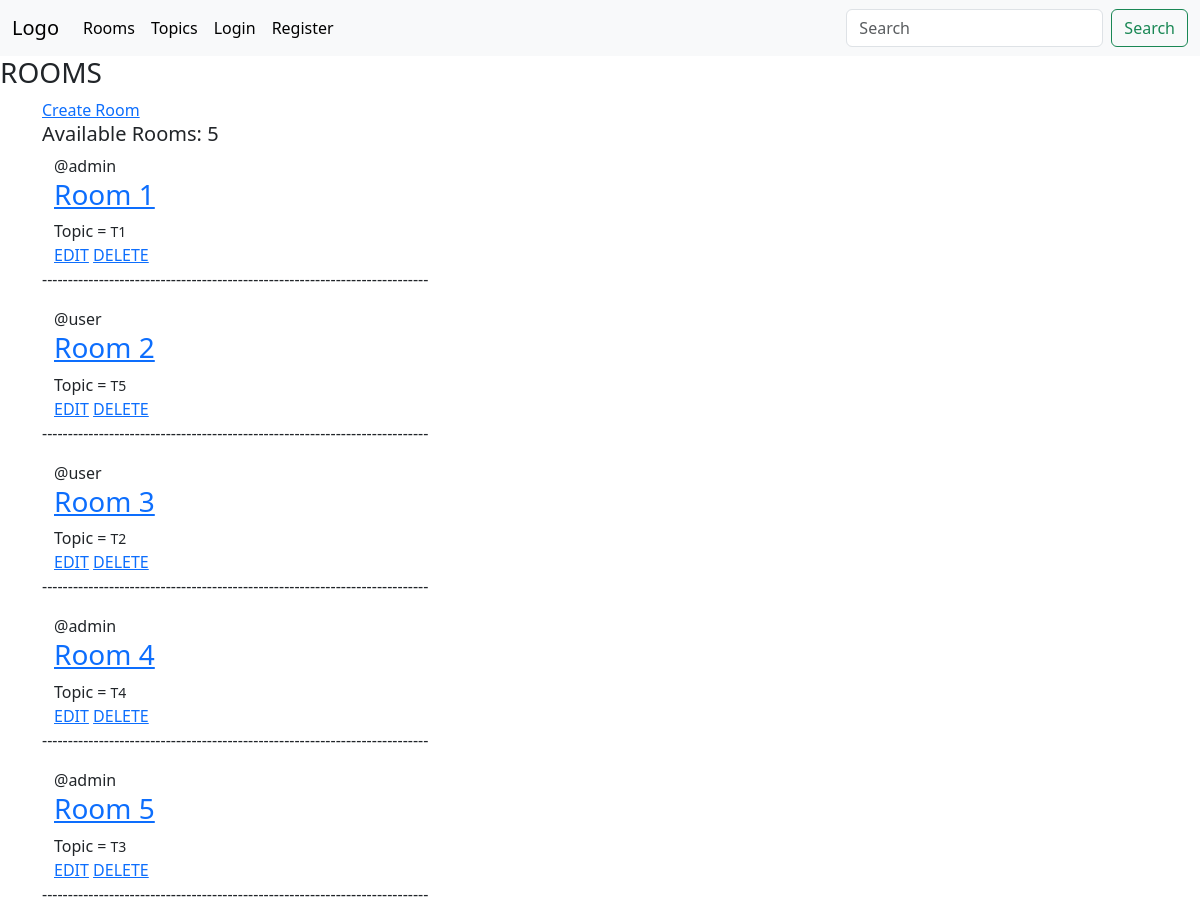
Screenshot of /rooms with the database file from the repository.
### base/models/room_model.py (models this page shows, shortened)
class Room(models.Model):
    host = models.ForeignKey(User, on_delete=models.SET_NULL, null=True)
    topic = models.ForeignKey(Topic, on_delete=models.SET_NULL, null=True)
    name = models.CharField(max_length=200)
    description = models.TextField(null=True, blank=True)
    updated_at = models.DateTimeField(auto_now=True)
    created_at = models.DateTimeField(auto_now_add=True)
    id = models.UUIDField(primary_key=True, editable=False, default=uuid.uuid4)
    class Meta:
        ordering = ['-updated_at', '-created_at']

### base/models/topic_model.py (models this page shows, shortened)
class Topic(models.Model):
    name = models.CharField(max_length=200)
    topic_id = models.UUIDField(default=uuid.uuid4, editable=False, primary_key=True)

### base/views.py (the view)
# urls.py: path('rooms', view=views.AllRooms, name="AllRooms"),
def AllRooms(request):
    rooms = Room.objects.all()
    room_count = rooms.count()
    context = {"rooms": rooms, "room_count": room_count}
    return render(request, "all_rooms.html", context)

### templates/all_rooms.html
{% extends "main.html" %}
{% block content %}
<h3>ROOMS</h3>
  <div class="container">
    <a href="{% url 'Create_Room' %}">Create Room</a>
  </div>
  <div class="container">
    <h5>Available Rooms: {{room_count}}</h5>
    {% for room in rooms %}
    <div class="container">
      <span>@{{ room.host.username }}</span>
      <h3><a href="{% url 'Room' room.id %}">{{ room.name }}</a></h3>
      <div>Topic = <small>{{ room.topic.name }}</small></div>
      <div class>
        <a href="{% url "Update_Room" room.id %}">EDIT</a>
        <a href="{% url "Delete_Room" room.id %}">DELETE</a>
      </div>
    </div>
    <p>---------------------------------------------------------------------------</p>
    {% endfor %}
  </div>
{% endblock content %}

### rows the page displays
Room: host.username "admin", name "Room 1", topic.name "T1"
Room: host.username "user", name "Room 2", topic.name "T5"
Room: host.username "user", name "Room 3", topic.name "T2"
Room: host.username "admin", name "Room 4", topic.name "T4"
Room: host.username "admin", name "Room 5", topic.name "T3"

### other values shown
{{ room_count }} "5"
